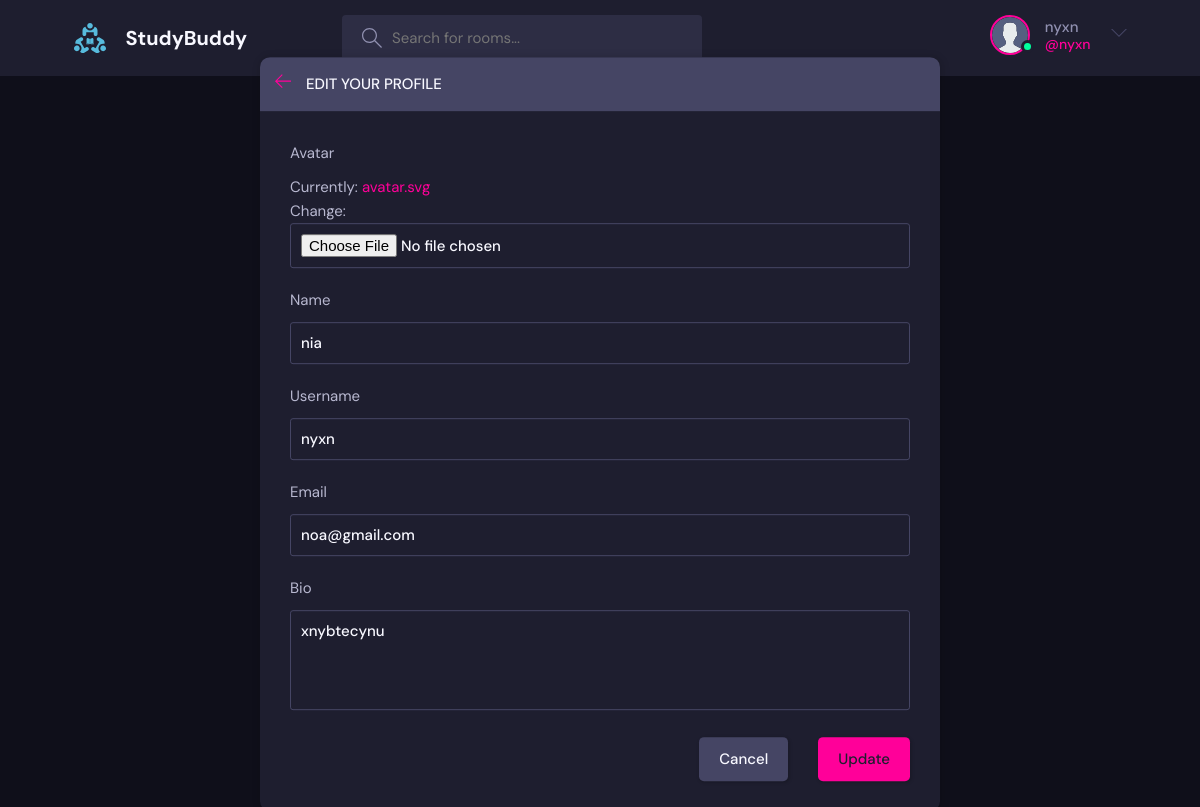
The page /update_user/ (signed in) on the database its author committed.
### base/models.py (models this page shows)
class User(AbstractUser):
    name = models.CharField(max_length=200,null=True)
    email = models.EmailField(unique=True)
    bio = models.TextField(null=True)
    avatar = models.ImageField(null=True, default="static/images/avatar.svg")
    USERNAME_FIELD = "email"
    REQUIRED_FIELDS = []

### base/views.py (the view)
# urls.py: path('update_user/',views.updateUser, name="update_user"),
@login_required(login_url='login')
def updateUser(request):
    user=request.user
    form=UserForm(instance=user)
    if request.method == "POST":
        form = UserForm(request.POST,request.FILES,instance=user)
        if form.is_valid():
            form.save()
            return redirect("user_profile", pk=user.pk)
    context ={"form":form}
    return render(request, 'base/update_user.html' ,context)

### base/forms.py
class UserForm(ModelForm):
    class Meta:
        model = User
        fields = ['avatar','name', 'username', "email", 'bio']

### base/templates/base/update_user.html (shortened to what this page needs)
{% extends "base.html" %}
{% load static %}
{% block content %}
<main class="update-account layout">
  <div class="container">
    <div class="layout__box">
                <div class="layout__boxHeader">
                    <div class="layout__boxTitle">
                      <a href="{{ request.META.HTTP_REFERER|default:'#' }}">
                            <svg version="1.1" xmlns="http://www.w3.org/2000/svg" width="32" height="32"
                                viewBox="0 0 32 32">
                                <title>arrow-left</title>
                                <path
                                d="M13.723 2.286l-13.723 13.714 13.719 13.714 1.616-1.611-10.96-10.96h27.625v-2.286h-27.625l10.965-10.965-1.616-1.607z">
                              </path>
                            </svg>
                          </a>
                          <h3>Edit your profile</h3>
                        </div>
                      </div>
                      <div class="layout__body">
                    <form class="form" action="" method="POST" enctype="muiltipart/form-data">
                        {% for field in form  %}
                        <div class="form__group">
                          <label for="profile_pic">{{field.label}}</label>
                          {{field}}
                        </div>
                        {% endfor %}
                        <div class="form__action">
                          <a class="btn btn--dark" href="{{ request.META.HTTP_REFERER|default:'#' }}">Cancel</a>
                          <button class="btn btn--main" type="submit">Update</button>
                        </div>
                      </form>
                    </div>
                  </div>
                </div>
            </main>
            {% endblock %}

### templates/navbar.html (shortened to what this page needs)
{% load static %}
<header class="header header--loggedIn">
    <div class="container">
      <a href="{% url 'home' %}" class="header__logo">
        <img src="{% static 'images/logo.svg' %}" />
        <h1>StudyBuddy</h1>
      </a>
      <form class="header__search" method="GET" action="{% url 'home' %}">
        <label>
          <input name="q" placeholder="Search for rooms..." />
        </label>
      </form>
      <nav class="header__menu">
          {% if request.user.is_authenticated %}
          <div class="header__user">
          <a href="{% url 'user_profile' request.user.id %}">
            <div class="avatar avatar--medium active">
              <img src="{{request.user.avatar.url}}" />
            </div>
            <p>{{request.user.username}} <span>@{{request.user.username}}</span></p>
          </a>
          <button class="dropdown-button">
            <svg version="1.1" xmlns="http://www.w3.org/2000/svg" width="32" height="32" viewBox="0 0 32 32">
              <title>chevron-down</title>
              <path d="M16 21l-13-13h-3l16 16 16-16h-3l-13 13z"></path>
            </svg>
          </button>
        </div>
        {% else %}
        <a href="{% url 'login' %}">
            <img src="{% static 'images/avatar.svg' %}" />
            <p>Login</p>
        </a>
        {% endif %}
      </nav>
    </div>
  </header>

### rows shown on the page
User: user.avatar (placeholder picture), user.username "nyxn", form "nia" "nyxn" "noa@gmail.com" "xnybtecynu"

### other values the page prints
{{ field.label }} "Avatar" "Name" "Username" "Email" "Bio"
